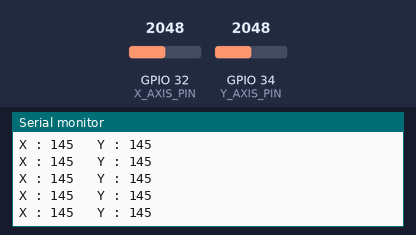
A sketch run on a simulated ESP32. Shown: the last lines printed to the serial monitor. Inputs (shaded band) come from the test bench; at power-on: GPIO 32 (X_AXIS_PIN) = 2048, GPIO 34 (Y_AXIS_PIN) = 2048.

Above: at 1.2 s.
1.3 s: GPIO 32 (X_AXIS_PIN) set to 1360
At 1.32 s:
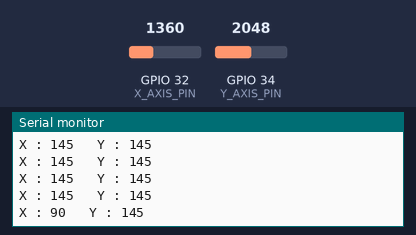
2.8 s: GPIO 34 (Y_AXIS_PIN) set to 1360
At 2.83 s:
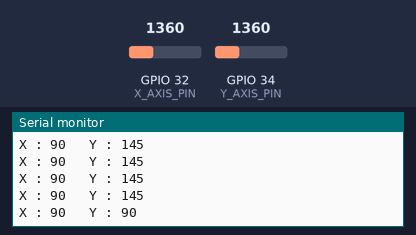
4.3 s: GPIO 32 (X_AXIS_PIN) set to 1440
At 4.35 s:
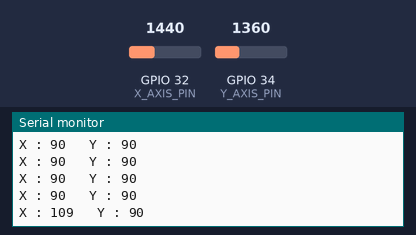
5.8 s: GPIO 34 (Y_AXIS_PIN) set to 1440
At 5.81 s:
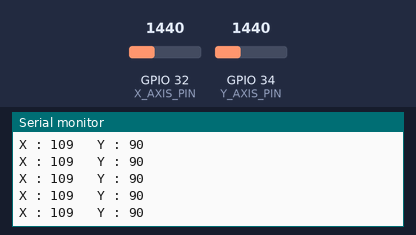
Timing chart, 0 to 8.3 s (numbered marks = the images above; inputs shaded):
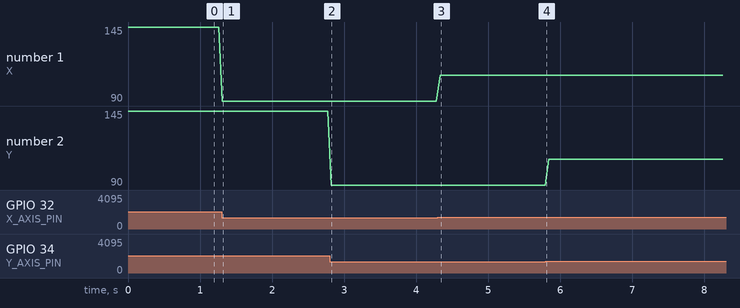

The sketch:

Pwm_calibrated.ino
```cpp
#define X_AXIS_PIN 32
#define Y_AXIS_PIN 34
#define SWITCH_PIN 5

int xVal;
int yVal;
int Xpwm;
int Ypwm;

void setup() {
  Serial.begin(115200);
  pinMode(X_AXIS_PIN,INPUT);
  pinMode(Y_AXIS_PIN,INPUT);

}

void loop() {
 xVal=analogRead(X_AXIS_PIN);
 yVal=analogRead(Y_AXIS_PIN);


 if (xVal >= 1400)
    {
      Xpwm = map(xVal, 1100, 2640, 90, 180);
    }
    else if (xVal <= 1100)
    {
      Xpwm = map(xVal, 1100, 0, 90, 0);
    }
    else
    {
      Xpwm = 90;
  }

   if (yVal >= 1400)
    {
      Ypwm = map(yVal, 1100, 2640, 90, 180);
    }
    else if (yVal <= 1100)
    {
      Ypwm = map(yVal, 1100, 0, 90, 0);
    }
    else
    {
      Ypwm = 90;
  }

Serial.print("X : ");
Serial.print(Xpwm);
Serial.print("   Y : ");
Serial.println(Ypwm);
delay(50);

}
```

Measured:
- after the input at 1.3 s, the serial monitor: prints a new line at once (image 1)
- after the input at 2.8 s, the serial monitor: prints a new line at once (image 2)
- after the input at 4.3 s, the serial monitor: prints a new line at once (image 3)
- plotted number 1: 145 → 90 after the input at 1.3 s, 90 → 109 after the input at 4.3 s
